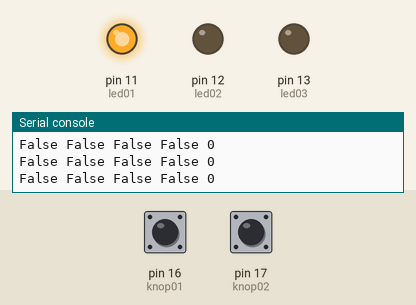
Simulated run of this program. Board: MicroPython board. Shown: output pins drawn as LEDs (lit = HIGH), the last lines printed to the serial console. The test bench sets the inputs (shaded band); at power-on: pin 16 (knop01) LOW, pin 17 (knop02) LOW.

Above: at 1.2 s.
1.3 s: pin 16 (knop01) pulled HIGH for 0.15 s
At 1.8 s:
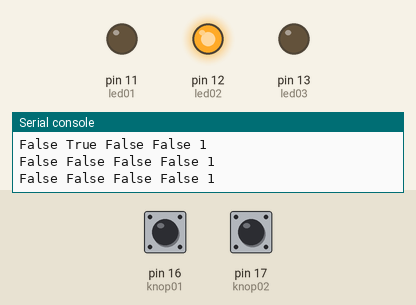
2.9 s: pin 16 (knop01) pulled HIGH for 1 s
At 3.3 s:
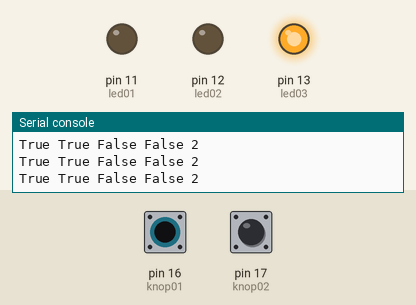
5.4 s: pin 17 (knop02) pulled HIGH for 0.15 s
At 6.6 s:
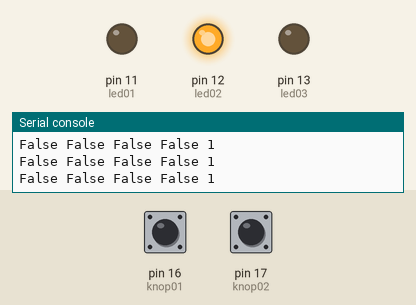
7.0 s: pin 17 (knop02) pulled HIGH for 1 s
At 8.3 s:
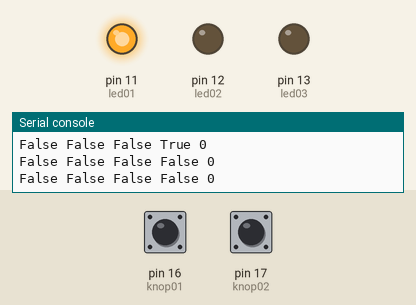
9.5 s: pin 16 (knop01) pulled HIGH for 3.2 s
At 10.6 s:
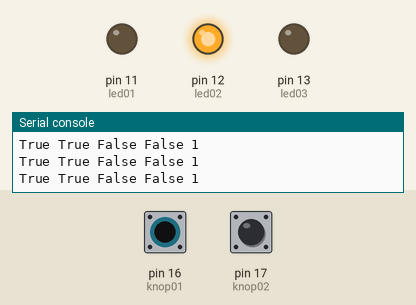
Timing chart, 0 to 12.5 s (numbered marks = the images above; inputs shaded):
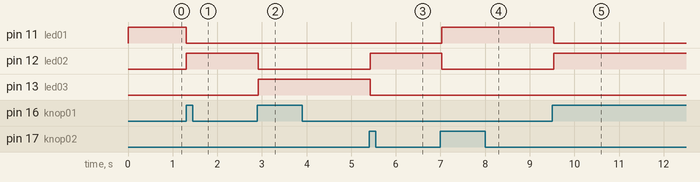

The program:

ledKnop_complete.py
```python
from machine import Pin
from time import sleep
print("knoppen en leds")

led01 = Pin(11, Pin.OUT)
led02 = Pin(12, Pin.OUT)
led03 = Pin(13, Pin.OUT)
knop01 = Pin(16, Pin.IN)
knop02 = Pin(17, Pin.IN)

oldK1 = False
oldK2 = False
counter = 0
while True:
    k1 = knop01.value() == 1
    k2 = knop02.value() == 1

    print(k1, oldK1, k2, oldK2, counter)

    if k1 == True and oldK1 == False:
        counter += 1
        if counter > 2:
            counter = 2

    if k2 == True and oldK2 == False:
        counter -= 1
        if counter < 0:
            counter = 0
    oldK2 = k2
    oldK1 = k1

    if counter == 0:
        led01.on()
        led02.off()
        led03.off()
    if counter == 1:
        led02.on()
        led01.off()
        led03.off()
    if counter == 2:
        led03.on()
        led01.off()
        led02.off()
    sleep(.1) # voor de simulator
```

Measured:
- after the input at 1.3 s, pin 11 (led01): HIGH → LOW at once; pin 12 (led02): LOW → HIGH at once
- after the input at 2.9 s, pin 12 (led02): HIGH → LOW at once; pin 13 (led03): LOW → HIGH at once
- after the input at 5.4 s, pin 12 (led02): LOW → HIGH at once; pin 13 (led03): HIGH → LOW at once
- after the input at 7.0 s, pin 11 (led01): LOW → HIGH at once; pin 12 (led02): HIGH → LOW at once
- after the input at 9.5 s, pin 11 (led01): HIGH → LOW at once; pin 12 (led02): LOW → HIGH at once
